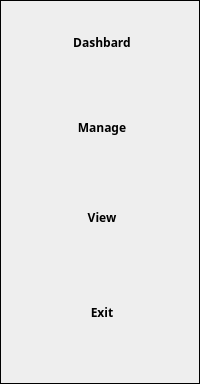
     <widget class="QFrame" name="frame">
      <property name="sizePolicy">
       <sizepolicy hsizetype="Preferred" vsizetype="Preferred">
        <horstretch>0</horstretch>
        <verstretch>0</verstretch>
       </sizepolicy>
      </property>
      <property name="minimumSize">
       <size>
        <width>150</width>
        <height>0</height>
       </size>
      </property>
      <property name="font">
       <font>
        <pointsize>40</pointsize>
        <weight>50</weight>
        <bold>false</bold>
       </font>
      </property>
      <property name="layoutDirection">
       <enum>Qt::LeftToRight</enum>
      </property>
      <property name="styleSheet">
       <string notr="true">BACKGROUND-COLOR:qlineargradient(spread:pad, x1:0, y1:0, x2:0, y2:0, stop:0 rgba(238, 238, 238, 255), stop:1 rgba(255, 255, 255, 255));</string>
      </property>
      <property name="frameShape">
       <enum>QFrame::StyledPanel</enum>
      </property>
      <property name="frameShadow">
       <enum>QFrame::Raised</enum>
      </property>
      <layout class="QGridLayout" name="gridLayout">
       <item row="0" column="0">
        <layout class="QVBoxLayout" name="verticalLayout">
         <property name="spacing">
          <number>0</number>
         </property>
         <property name="sizeConstraint">
          <enum>QLayout::SetDefaultConstraint</enum>
         </property>
         <property name="leftMargin">
          <number>5</number>
         </property>
         <property name="bottomMargin">
          <number>0</number>
         </property>
         <item>
          <widget class="QPushButton" name="dashboard_btn">
           <property name="sizePolicy">
            <sizepolicy hsizetype="Preferred" vsizetype="Preferred">
             <horstretch>0</horstretch>
             <verstretch>0</verstretch>
            </sizepolicy>
           </property>
           <property name="minimumSize">
            <size>
             <width>120</width>
             <height>50</height>
            </size>
           </property>
           <property name="maximumSize">
            <size>
             <width>100</width>
             <height>40</height>
            </size>
           </property>
           <property name="font">
            <font>
             <family>Arial Black</family>
             <pointsize>9</pointsize>
             <weight>75</weight>
             <bold>true</bold>
             <kerning>true</kerning>
            </font>
           </property>
           <property name="whatsThis">
            <string>Button</string>
           </property>
           <property name="layoutDirection">
            <enum>Qt::LeftToRight</enum>
           </property>
           <property name="styleSheet">
            <string notr="true">QPushButton {
	border: none;
	background-color: rgba(13, 9, 36,0);
	border-radius: 13;
	color: rgb(0, 0, 0)
}

QPushButton:hover {
	background-colora: rgb(85, 0, 255,0);
	color: rgb(218, 145, 0)
}

QPushButton:pressed {
	background-color: rgb(0, 0, 0);
}</string>
           </property>
           <property name="text">
            <string>Dashbard</string>
           </property>
           <property name="icon">
            <iconset resource="dashboard.qrc">
             <normaloff>:/icon/image/dashboard.png</normaloff>:/icon/image/dashboard.png</iconset>
           </property>
           <property name="iconSize">
            <size>
             <width>35</width>
             <height>40</height>
            </size>
           </property>
           <property name="autoDefault">
            <bool>false</bool>
           </property>
           <property name="default">
            <bool>false</bool>
           </property>
           <property name="flat">
            <bool>false</bool>
           </property>
          </widget>
         </item>
         <item>
          <spacer name="verticalSpacer">
           <property name="orientation">
            <enum>Qt::Vertical</enum>
           </property>
           <property name="sizeHint" stdset="0">
            <size>
             <width>20</width>
             <height>40</height>
            </size>
           </property>
          </spacer>
         </item>
         <item>
          <widget class="QPushButton" name="Manage_btn">
           <property name="sizePolicy">
            <sizepolicy hsizetype="Preferred" vsizetype="Preferred">
             <horstretch>0</horstretch>
             <verstretch>0</verstretch>
            </sizepolicy>
           </property>
           <property name="minimumSize">
            <size>
             <width>120</width>
             <height>50</height>
            </size>
           </property>
           <property name="maximumSize">
            <size>
             <width>100</width>
             <height>50</height>
            </size>
           </property>
           <property name="font">
            <font>
             <family>Arial Black</family>
             <pointsize>9</pointsize>
             <weight>75</weight>
             <bold>true</bold>
             <kerning>true</kerning>
            </font>
           </property>
           <property name="whatsThis">
            <string>Button</string>
           </property>
           <property name="layoutDirection">
            <enum>Qt::LeftToRight</enum>
           </property>
           <property name="styleSheet">
            <string notr="true">QPushButton {
	border: none;
	background-color: rgba(13, 9, 36,0);
	border-radius: 13;
	color: rgb(0, 0, 0)
}

QPushButton:hover {
	background-colora: rgb(85, 0, 255,0);
	color: rgb(218, 145, 0)
}

QPushButton:pressed {
	background-color: rgb(0, 0, 0);
}</string>
           </property>
           <property name="text">
            <string>Manage</string>
           </property>
           <property name="icon">
            <iconset resource="dashboard.qrc">
             <normaloff>:/icon/image/manage.png</normaloff>:/icon/image/manage.png</iconset>
           </property>
           <property name="iconSize">
            <size>
             <width>40</width>
             <height>40</height>
            </size>
           </property>
           <property name="autoDefault">
            <bool>false</bool>
           </property>
           <property name="default">
            <bool>false</bool>
           </property>
           <property name="flat">
            <bool>false</bool>
           </property>
          </widget>
         </item>
         <item>
          <spacer name="verticalSpacer_3">
           <property name="orientation">
            <enum>Qt::Vertical</enum>
           </property>
           <property name="sizeHint" stdset="0">
            <size>
             <width>20</width>
             <height>40</height>
            </size>
           </property>
          </spacer>
         </item>
         <item>
          <widget class="QPushButton" name="view_btn">
           <property name="sizePolicy">
            <sizepolicy hsizetype="Preferred" vsizetype="Preferred">
             <horstretch>0</horstretch>
             <verstretch>0</verstretch>
            </sizepolicy>
           </property>
           <property name="minimumSize">
            <size>
             <width>120</width>
             <height>50</height>
            </size>
           </property>
           <property name="maximumSize">
            <size>
             <width>100</width>
             <height>50</height>
            </size>
           </property>
           <property name="font">
            <font>
             <family>Arial Black</family>
             <pointsize>9</pointsize>
             <weight>75</weight>
             <bold>true</bold>
             <kerning>true</kerning>
            </font>
           </property>
           <property name="whatsThis">
            <string>Button</string>
           </property>
           <property name="layoutDirection">
            <enum>Qt::LeftToRight</enum>
           </property>
           <property name="styleSheet">
            <string notr="true">QPushButton {
	border: none;
	background-color: rgba(13, 9, 36,0);
	border-radius: 13;
	color: rgb(0, 0, 0)
}

QPushButton:hover {
	background-colora: rgb(85, 0, 255,0);
	color: rgb(218, 145, 0)
}

QPushButton:pressed {
	background-color: rgb(0, 0, 0);
}</string>
           </property>
           <property name="text">
            <string>View</string>
           </property>
           <property name="icon">
            <iconset resource="dashboard.qrc">
             <normaloff>:/icon/image/icons8-view-100.png</normaloff>:/icon/image/icons8-view-100.png</iconset>
           </property>
           <property name="iconSize">
            <size>
             <width>40</width>
             <height>40</height>
            </size>
           </property>
           <property name="autoDefault">
            <bool>false</bool>
           </property>
           <property name="default">
            <bool>false</bool>
           </property>
           <property name="flat">
            <bool>false</bool>
           </property>
          </widget>
         </item>
         <item>
          <spacer name="verticalSpacer_4">
           <property name="orientation">
            <enum>Qt::Vertical</enum>
           </property>
           <property name="sizeHint" stdset="0">
            <size>
             <width>20</width>
             <height>40</height>
            </size>
           </property>
          </spacer>
         </item>
         <item>
          <widget class="QPushButton" name="pushButton_8">
           <property name="sizePolicy">
            <sizepolicy hsizetype="Preferred" vsizetype="Preferred">
             <horstretch>0</horstretch>
             <verstretch>0</verstretch>
            </sizepolicy>
           </property>
           <property name="minimumSize">
            <size>
             <width>120</width>
             <height>50</height>
            </size>
           </property>
           <property name="maximumSize">
            <size>
             <width>100</width>
             <height>40</height>
            </size>
           </property>
           <property name="font">
            <font>
             <family>Arial Black</family>
             <pointsize>9</pointsize>
             <weight>75</weight>
             <bold>true</bold>
             <kerning>true</kerning>
            </font>
           </property>
           <property name="whatsThis">
            <string/>
           </property>
           <property name="layoutDirection">
            <enum>Qt::LeftToRight</enum>
           </property>
           <property name="styleSheet">
            <string notr="true">QPushButton {
	border: none;
	background-color: rgba(13, 9, 36,0);
	border-radius: 13;
	color: rgb(0, 0, 0)
}

QPushButton:hover {
	background-colora: rgb(85, 0, 255,0);
	color: rgb(218, 145, 0)
}

QPushButton:pressed {
	background-color: rgb(0, 0, 0);
}</string>
           </property>
           <property name="text">
            <string>Exit</string>
           </property>
           <property name="icon">
            <iconset resource="dashboard.qrc">
             <normaloff>:/icon/image/logout.png</normaloff>:/icon/image/logout.png</iconset>
           </property>
           <property name="iconSize">
            <size>
             <width>40</width>
             <height>40</height>
            </size>
           </property>
           <property name="autoDefault">
            <bool>false</bool>
           </property>
           <property name="default">
            <bool>false</bool>
           </property>
           <property name="flat">
            <bool>false</bool>
           </property>
          </widget>
         </item>
         <item>
          <spacer name="verticalSpacer_2">
           <property name="orientation">
            <enum>Qt::Vertical</enum>
           </property>
           <property name="sizeHint" stdset="0">
            <size>
             <width>20</width>
             <height>40</height>
            </size>
           </property>
          </spacer>
         </item>
        </layout>
       </item>
      </layout>
     </widget>
